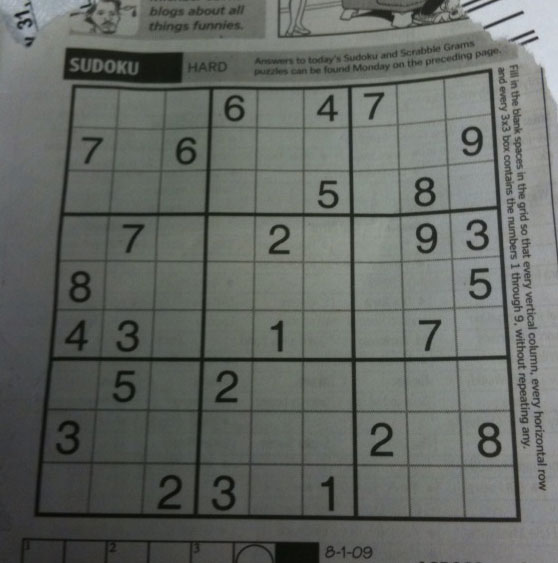
#> input picture sudoku.jpg, 558 x 563 px
$ python sudokuImageSolver.py
#> lines starting #> are read from the running program, lines starting #| are printed output that depends on the picture; after the words box and inside, x2 and y2 are one past the last pixel; in counts of white or black regions, pixels touching at a corner belong together
#> further down, src is the input picture: shape (563, 558, 3); mean B, G, R 99.5, 104.1, 100
import cv2 as cv
import numpy as np
import pytesseract
from random import shuffle
from imutils import contours
from skimage.segmentation import clear_border


# Preprocess given image
def preprocess():
    global src
    src_gray = cv.cvtColor(src, cv.COLOR_BGR2GRAY)
    src_gray = cv.GaussianBlur(src_gray, (5, 5), 0)  # to remove noise
    src_gray = cv.adaptiveThreshold(src_gray, 255, cv.ADAPTIVE_THRESH_GAUSSIAN_C, cv.THRESH_BINARY_INV, 13, 2)  # for binarization to make the board clear
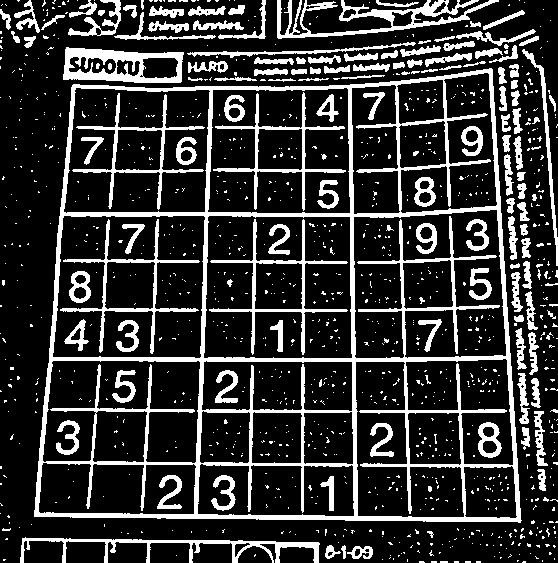
#> src_gray: shape (563, 558); 20.2% white; 1147 white regions (1010 under 20 px), largest, box (x1, y1, x2, y2) and area: (34, 68, 522, 523) 24527, (277, 0, 499, 39) 2511, (63, 47, 184, 83) 2236

    edge = cv.Canny(src_gray, 150, 250)  # to find edges
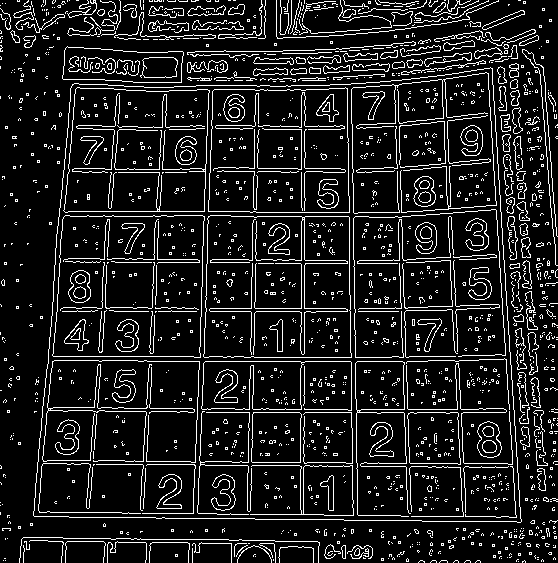
#> edge: shape (563, 558); 11.8% white in thin lines or dots
    contours, _ = cv.findContours(edge, cv.RETR_EXTERNAL, cv.CHAIN_APPROX_SIMPLE)
#> contours = 752 contours, 719 with area under 20; largest, box (x1, y1, x2, y2) and area: (33, 67, 522, 523) 198345, (62, 46, 184, 83) 3624, (253, 57, 294, 65) 183, (482, 10, 525, 30) 179, (253, 67, 288, 76) 170
    contours = sorted(contours, key=cv.contourArea, reverse=True)  # sort contours from the largest area(desc. order)

    #cv.drawContours(src, contours, 0, (0, 255, 0), 3)

    for i in range(len(contours)):
        approx = cv.approxPolyDP(contours[i], cv.arcLength(contours[i], True) * 0.02, True)
        # if the polygon has 4 vertices, that can be considered as a rectangle
        if len(approx) == 4:
            break  # first one must be the largest
#> this loop made 1 pass
#> approx on pass 1: [[492, 68], [72, 84], [33, 515], [520, 522]]

    approx = approx.reshape(len(approx), np.size(approx[0]))

    xSubY = np.subtract(approx[:, 0], approx[:, 1])
#> xSubY = [424, -12, -482, -2]
    xAddY = approx.sum(axis=1)
#> xAddY = [560, 156, 548, 1042]

    src_pts = np.zeros((4, 2), dtype=np.float32)
    src_pts[0, :] = approx[np.where(xAddY == np.min(xAddY))].reshape(2)  # min(x+y)
    src_pts[1, :] = approx[np.where(xSubY == np.max(xSubY))].reshape(2)  # max(x-y)
    src_pts[2, :] = approx[np.where(xAddY == np.max(xAddY))].reshape(2)  # max(x+y)
    src_pts[3, :] = approx[np.where(xSubY == np.min(xSubY))].reshape(2)  # min(x-y)

    return perspective_transform(src_pts, src_gray)


# Extract the game board from given image
def perspective_transform(src_pts, src_gray):
    global src
    w = int(max(abs(src_pts[1][0] - src_pts[0][0]), abs(src_pts[2][0] - src_pts[3][0])))
    h = int(max(abs(src_pts[1][1] - src_pts[2][1]), abs(src_pts[0][1] - src_pts[3][1])))

    dst_pts = np.array([[0, 0],
                        [w - 1, 0],
                        [w - 1, h - 1],
                        [0, h - 1]]).astype(np.float32)

    pers_mat = cv.getPerspectiveTransform(src_pts, dst_pts)
    # game board to put result in
    editted = cv.warpPerspective(src, pers_mat, (w, h))
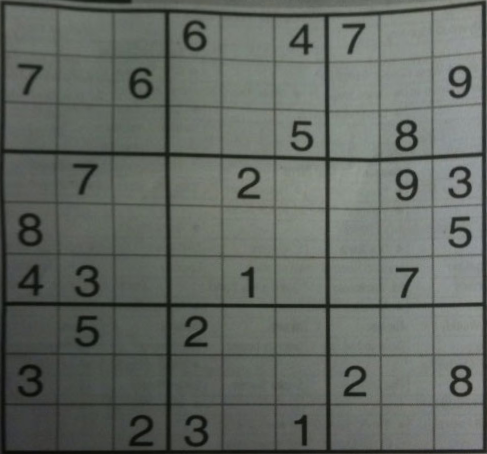
#> editted: shape (454, 487, 3); mean B, G, R 97.9, 103.8, 98.7
    # game board to get digit to solve
    preprocessed = cv.warpPerspective(src_gray, pers_mat, (w, h))
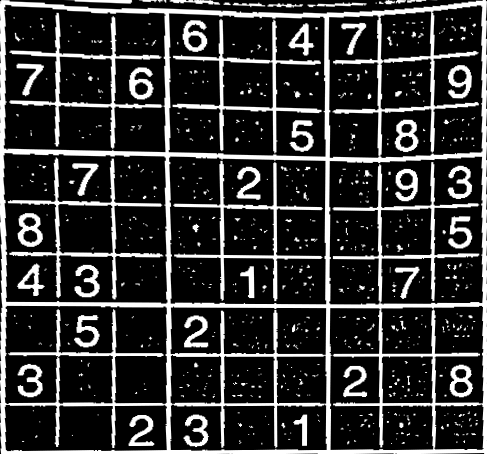
#> preprocessed: shape (454, 487); min 0, max 255, mean 52.8

    return preprocessed, editted


# Divide the grid into 9*9=81 cells
def divide_grid(preprocessed):
    global board
    cnts = cv.findContours(preprocessed, cv.RETR_TREE, cv.CHAIN_APPROX_SIMPLE)
#> cnts = 674 contours, 572 with area under 20; largest, box (x1, y1, x2, y2) and area: (0, 0, 487, 454) 216250, (3, 153, 168, 304) 23520, (169, 156, 327, 305) 15815, (3, 5, 166, 151) 15528, (380, 156, 483, 304) 11052
    cnts = cnts[0] if len(cnts) == 2 else cnts[1]

    grid = preprocessed.copy()
    for c in cnts:
        area = cv.contourArea(c)
        if area < 800:
            cv.drawContours(grid, [c], -1, 0, -1)
#> this loop made 674 passes
#> area on passes 1, 3, 4: 88.5, 154.5, 79
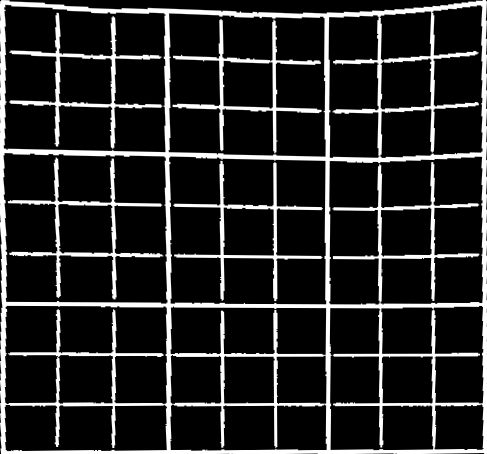
#> grid: shape (454, 487); 8.31% of pixels changed, all inside (x1, y1, x2, y2) = (13, 0, 478, 448)

    # get vertical, horizontal lines
    vertical_kernel = cv.getStructuringElement(cv.MORPH_RECT, (1, 5))
#> vertical_kernel = [1, 1, 1, 1, 1]
    grid = cv.morphologyEx(grid, cv.MORPH_CLOSE, vertical_kernel, iterations=9)
    horizontal_kernel = cv.getStructuringElement(cv.MORPH_RECT, (5, 1))
#> horizontal_kernel = [[1, 1, 1, 1, 1]]
    grid = cv.morphologyEx(grid, cv.MORPH_CLOSE, horizontal_kernel, iterations=4)

    # sort cells from top-bottom & left-right and store them in an array
    grid = 255 - grid
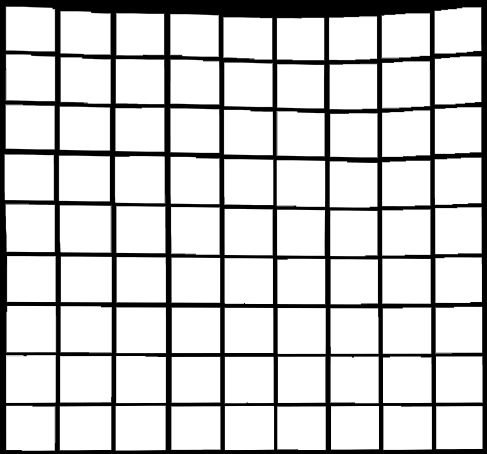
#> grid: shape (454, 487); min 0, max 255, mean 203.6
    cnts = cv.findContours(grid, cv.RETR_TREE, cv.CHAIN_APPROX_SIMPLE)
#> cnts = 81 contours; largest, box (x1, y1, x2, y2) and area: (59, 205, 112, 253) 2434, (60, 306, 112, 354) 2358, (60, 356, 112, 403) 2346, (60, 256, 112, 303) 2346, (114, 156, 166, 204) 2342
    cnts = cnts[0] if len(cnts) == 2 else cnts[1]
    (cnts, _) = contours.sort_contours(cnts, method="top-to-bottom")
#> cnts = 81 contours; largest, box (x1, y1, x2, y2) and area: (59, 205, 112, 253) 2434, (60, 306, 112, 354) 2358, (60, 256, 112, 303) 2346, (60, 356, 112, 403) 2346, (114, 156, 166, 204) 2342

    sudoku_rows = []
    row = []
    for (i, c) in enumerate(cnts, 1):
        area = cv.contourArea(c)
        if area < 50000:
            row.append(c)
            if i % 9 == 0:
                (cnts, _) = contours.sort_contours(row, method="left-to-right")
                sudoku_rows.append(cnts)
                row = []
#> this loop made 81 passes
#> area on passes 1 to 12: 2201.5, 2066.5, 2096.5, 2075.5, 2054, 2002, 2107.5, 2040, 2019, 2281.5, 2184, 2234.5
#> (c, area) on passes 46, 49, 50, 51, 53, 59: ([[60, 256], [60, 302], [111, 302], [111, 256]], 2346), ([[171, 257], [171, 302], [220, 302], [220, 257]], 2205), ([[116, 257], [116, 302], [165, 302], [165, 257]], 2205), ([[382, 258], [382, 303], [430, 303], [430, 258]], 2160), ([[224, 258], [224, 303], [272, 303], [272, 258]], 2160), ([[224, 307], [224, 352], [273, 352], [273, 307]], 2205)
#> after the loop, sudoku_rows = 9 items

    # Extract numbers from each cell and store them in a sudoku board
    for i in range(9):
        for j in range(9):
            (x, y, w, h) = cv.boundingRect(sudoku_rows[i][j])
            cell = preprocessed[y:y + h, x:x + w]
            board[i][j] = find_number(cell)
#> this loop made 1 pass
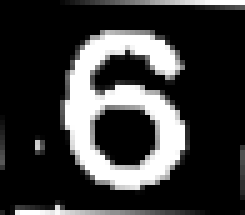
#> cell: shape (43, 49) (shown 5 times larger); min 0, max 255, mean 55.8

    return sudoku_rows


# Extract number from a cell
def find_number(cell):
    cell = clear_border(cell)
    kernel = cv.getStructuringElement(cv.MORPH_RECT, (3, 3))
    cell = cv.morphologyEx(cell, cv.MORPH_OPEN, kernel, iterations=1)
    contours, _ = cv.findContours(cell, cv.RETR_TREE, cv.CHAIN_APPROX_SIMPLE)

    num = 0

    if len(contours) != 0:
        contour = max(contours, key=cv.contourArea)

        if cv.contourArea(contour) > 100:
#> (the run stopped early here; a loop or call above may not have finished)
